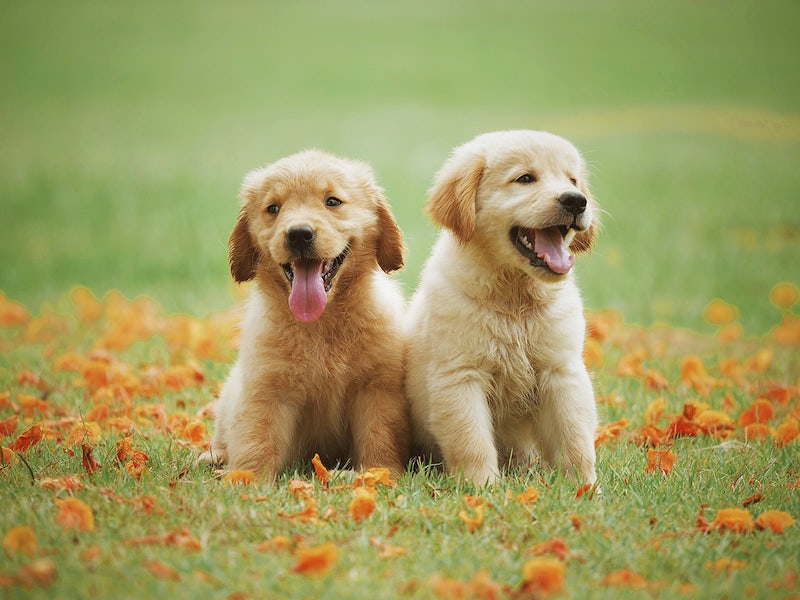
#> input picture OpenCV_Python_Tutorials/Working_with_Images/Drawing_Functions/puppy.jpg, 800 x 600 px
$ python 04_Draw_a_circle.py
#> lines starting #> are read from the running program, lines starting #| are printed output that depends on the picture
import numpy as np
import cv2

# read an input image
image = cv2.imread("puppy.jpg", 1)
#> image is the input picture: shape (600, 800, 3); mean B, G, R 95.7, 155.9, 159.3

# draw a circle
image = cv2.circle(image, (400, 300), 100, (255,0,0), 2)

cv2.imshow("image", image)
cv2.waitKey(0)
cv2.destroyAllWindows()

# Using thickness of -1 px to fill the circle with red color.
# read an input image
image = cv2.imread("puppy.jpg", 1)

# draw a circle
image = cv2.circle(image, (400, 300), 100, (255,0,0), -1)
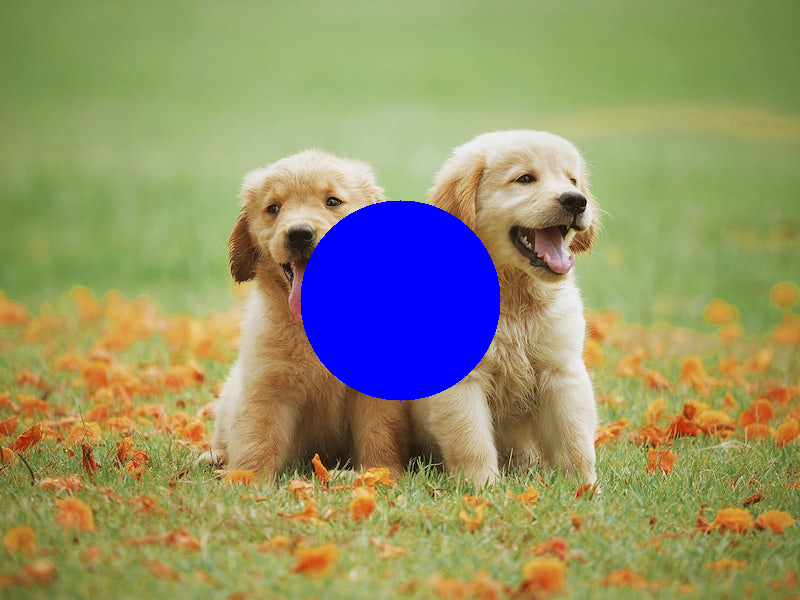
#> image: shape (600, 800, 3); mean B, G, R 105.4, 146.3, 147.9

cv2.imshow("image", image)
cv2.waitKey(0)
cv2.destroyAllWindows()
